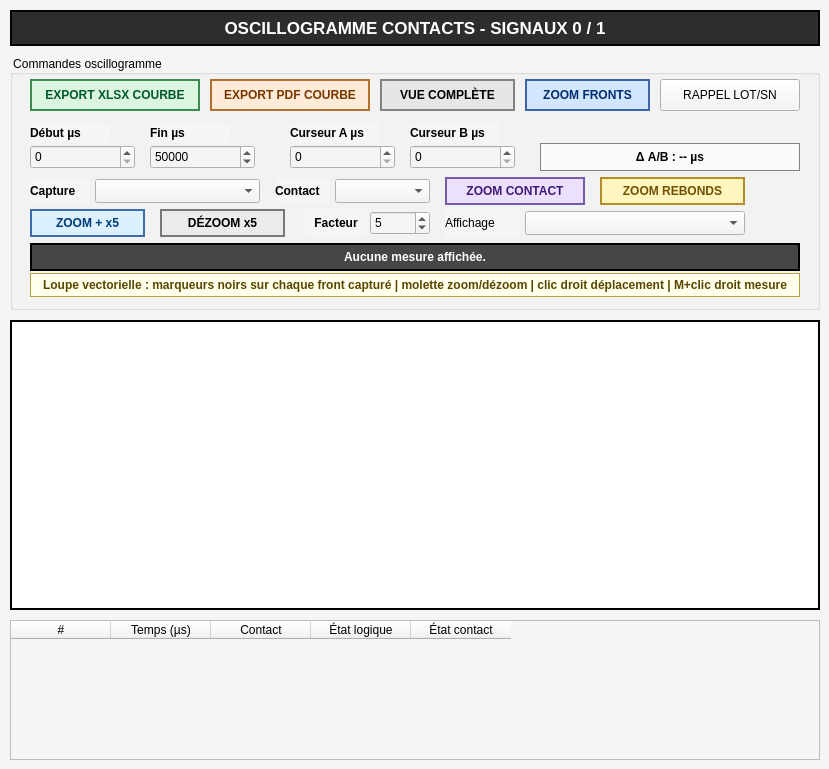
    <widget class="QWidget" name="tab_chrono_oscillo">
     <property name="styleSheet">
      <string>background-color: rgb(245,245,245);</string>
     </property>
     <attribute name="title">
      <string>Oscillogramme contacts</string>
     </attribute>
     <widget class="QLabel" name="label_oscillo_title">
      <property name="geometry">
       <rect>
        <x>10</x>
        <y>10</y>
        <width>810</width>
        <height>36</height>
       </rect>
      </property>
      <property name="styleSheet">
       <string>background-color: rgb(45,45,45); color: white; font-size: 13pt; font-weight: bold; border: 2px solid black;</string>
      </property>
      <property name="text">
       <string>OSCILLOGRAMME CONTACTS - SIGNAUX 0 / 1</string>
      </property>
      <property name="alignment">
       <set>Qt::AlignmentFlag::AlignCenter</set>
      </property>
     </widget>
     <widget class="QGroupBox" name="groupBox_oscillo_actions">
      <property name="geometry">
       <rect>
        <x>10</x>
        <y>55</y>
        <width>810</width>
        <height>255</height>
       </rect>
      </property>
      <property name="title">
       <string>Commandes oscillogramme</string>
      </property>
      <widget class="QPushButton" name="pushButton_oscillo_export_xlsx">
       <property name="geometry">
        <rect>
         <x>20</x>
         <y>24</y>
         <width>170</width>
         <height>32</height>
        </rect>
       </property>
       <property name="minimumSize">
        <size>
         <width>0</width>
         <height>32</height>
        </size>
       </property>
       <property name="styleSheet">
        <string>background-color: rgb(220,245,225); color: rgb(0,90,40); font-weight: bold; border: 2px solid rgb(60,140,80);</string>
       </property>
       <property name="text">
        <string>EXPORT XLSX COURBE</string>
       </property>
      </widget>
      <widget class="QPushButton" name="pushButton_oscillo_export_pdf">
       <property name="geometry">
        <rect>
         <x>200</x>
         <y>24</y>
         <width>160</width>
         <height>32</height>
        </rect>
       </property>
       <property name="minimumSize">
        <size>
         <width>0</width>
         <height>32</height>
        </size>
       </property>
       <property name="styleSheet">
        <string>background-color: rgb(255,235,215); color: rgb(120,55,0); font-weight: bold; border: 2px solid rgb(180,110,45);</string>
       </property>
       <property name="text">
        <string>EXPORT PDF COURBE</string>
       </property>
      </widget>
      <widget class="QPushButton" name="pushButton_oscillo_vue_complete">
       <property name="geometry">
        <rect>
         <x>370</x>
         <y>24</y>
         <width>135</width>
         <height>32</height>
        </rect>
       </property>
       <property name="styleSheet">
        <string>background-color: rgb(230,230,230); color: black; font-weight: bold; border: 2px solid rgb(130,130,130);</string>
       </property>
       <property name="text">
        <string>VUE COMPLÈTE</string>
       </property>
      </widget>
      <widget class="QPushButton" name="pushButton_oscillo_zoom_fronts">
       <property name="geometry">
        <rect>
         <x>515</x>
         <y>24</y>
         <width>125</width>
         <height>32</height>
        </rect>
       </property>
       <property name="styleSheet">
        <string>background-color: rgb(210,230,255); color: rgb(0,45,110); font-weight: bold; border: 2px solid rgb(60,100,170);</string>
       </property>
       <property name="text">
        <string>ZOOM FRONTS</string>
       </property>
      </widget>
      <widget class="QLabel" name="label_oscillo_status">
       <property name="geometry">
        <rect>
         <x>20</x>
         <y>188</y>
         <width>770</width>
         <height>28</height>
        </rect>
       </property>
       <property name="styleSheet">
        <string>background-color: rgb(70,70,70); color: white; font-weight: bold; border: 2px solid black;</string>
       </property>
       <property name="text">
        <string>Aucune mesure affichée.</string>
       </property>
       <property name="alignment">
        <set>Qt::AlignmentFlag::AlignCenter</set>
       </property>
      </widget>
      <widget class="QLabel" name="label_oscillo_zoom_start">
       <property name="geometry">
        <rect>
         <x>20</x>
         <y>68</y>
         <width>80</width>
         <height>20</height>
        </rect>
       </property>
       <property name="styleSheet">
        <string>font-weight: bold;</string>
       </property>
       <property name="text">
        <string>Début µs</string>
       </property>
      </widget>
      <widget class="QSpinBox" name="spinBox_oscillo_zoom_start_us">
       <property name="geometry">
        <rect>
         <x>20</x>
         <y>90</y>
         <width>105</width>
         <height>24</height>
        </rect>
       </property>
       <property name="maximum">
        <number>10000000</number>
       </property>
      </widget>
      <widget class="QLabel" name="label_oscillo_zoom_end">
       <property name="geometry">
        <rect>
         <x>140</x>
         <y>68</y>
         <width>80</width>
         <height>20</height>
        </rect>
       </property>
       <property name="styleSheet">
        <string>font-weight: bold;</string>
       </property>
       <property name="text">
        <string>Fin µs</string>
       </property>
      </widget>
      <widget class="QSpinBox" name="spinBox_oscillo_zoom_end_us">
       <property name="geometry">
        <rect>
         <x>140</x>
         <y>90</y>
         <width>105</width>
         <height>24</height>
        </rect>
       </property>
       <property name="maximum">
        <number>10000000</number>
       </property>
       <property name="value">
        <number>50000</number>
       </property>
      </widget>
      <widget class="QLabel" name="label_oscillo_cursor_a">
       <property name="geometry">
        <rect>
         <x>280</x>
         <y>68</y>
         <width>90</width>
         <height>20</height>
        </rect>
       </property>
       <property name="styleSheet">
        <string>font-weight: bold;</string>
       </property>
       <property name="text">
        <string>Curseur A µs</string>
       </property>
      </widget>
      <widget class="QSpinBox" name="spinBox_oscillo_cursor_a_us">
       <property name="geometry">
        <rect>
         <x>280</x>
         <y>90</y>
         <width>105</width>
         <height>24</height>
        </rect>
       </property>
       <property name="maximum">
        <number>10000000</number>
       </property>
      </widget>
      <widget class="QLabel" name="label_oscillo_cursor_b">
       <property name="geometry">
        <rect>
         <x>400</x>
         <y>68</y>
         <width>90</width>
         <height>20</height>
        </rect>
       </property>
       <property name="styleSheet">
        <string>font-weight: bold;</string>
       </property>
       <property name="text">
        <string>Curseur B µs</string>
       </property>
      </widget>
      <widget class="QSpinBox" name="spinBox_oscillo_cursor_b_us">
       <property name="geometry">
        <rect>
         <x>400</x>
         <y>90</y>
         <width>105</width>
         <height>24</height>
        </rect>
       </property>
       <property name="maximum">
        <number>10000000</number>
       </property>
      </widget>
      <widget class="QLabel" name="label_oscillo_delta">
       <property name="geometry">
        <rect>
         <x>530</x>
         <y>88</y>
         <width>260</width>
         <height>28</height>
        </rect>
       </property>
       <property name="styleSheet">
        <string>background-color: rgb(250,250,250); color: black; font-weight: bold; border: 1px solid rgb(130,130,130);</string>
       </property>
       <property name="text">
        <string>Δ A/B : -- µs</string>
       </property>
       <property name="alignment">
        <set>Qt::AlignmentFlag::AlignCenter</set>
       </property>
      </widget>
      <widget class="QLabel" name="label_oscillo_capture">
       <property name="geometry">
        <rect>
         <x>20</x>
         <y>124</y>
         <width>60</width>
         <height>24</height>
        </rect>
       </property>
       <property name="styleSheet">
        <string>font-weight: bold;</string>
       </property>
       <property name="text">
        <string>Capture</string>
       </property>
      </widget>
      <widget class="QComboBox" name="comboBox_oscillo_capture">
       <property name="geometry">
        <rect>
         <x>85</x>
         <y>124</y>
         <width>165</width>
         <height>24</height>
        </rect>
       </property>
      </widget>
      <widget class="QLabel" name="label_oscillo_contact">
       <property name="geometry">
        <rect>
         <x>265</x>
         <y>124</y>
         <width>55</width>
         <height>24</height>
        </rect>
       </property>
       <property name="styleSheet">
        <string>font-weight: bold;</string>
       </property>
       <property name="text">
        <string>Contact</string>
       </property>
      </widget>
      <widget class="QComboBox" name="comboBox_oscillo_contact">
       <property name="geometry">
        <rect>
         <x>325</x>
         <y>124</y>
         <width>95</width>
         <height>24</height>
        </rect>
       </property>
      </widget>
      <widget class="QPushButton" name="pushButton_oscillo_zoom_contact">
       <property name="geometry">
        <rect>
         <x>435</x>
         <y>122</y>
         <width>140</width>
         <height>28</height>
        </rect>
       </property>
       <property name="styleSheet">
        <string>background-color: rgb(235,225,255); color: rgb(65,25,120); font-weight: bold; border: 2px solid rgb(120,90,170);</string>
       </property>
       <property name="text">
        <string>ZOOM CONTACT</string>
       </property>
      </widget>
      <widget class="QPushButton" name="pushButton_oscillo_zoom_rebonds">
       <property name="geometry">
        <rect>
         <x>590</x>
         <y>122</y>
         <width>145</width>
         <height>28</height>
        </rect>
       </property>
       <property name="styleSheet">
        <string>background-color: rgb(255,245,190); color: rgb(115,80,0); font-weight: bold; border: 2px solid rgb(180,140,40);</string>
       </property>
       <property name="text">
        <string>ZOOM REBONDS</string>
       </property>
      </widget>
      <widget class="QPushButton" name="pushButton_oscillo_zoom_in">
       <property name="geometry">
        <rect>
         <x>20</x>
         <y>154</y>
         <width>115</width>
         <height>28</height>
        </rect>
       </property>
       <property name="styleSheet">
        <string>background-color: rgb(220,240,255); color: rgb(0,60,120); font-weight: bold; border: 2px solid rgb(60,110,170);</string>
       </property>
       <property name="text">
        <string>ZOOM + x5</string>
       </property>
      </widget>
      <widget class="QPushButton" name="pushButton_oscillo_zoom_out">
       <property name="geometry">
        <rect>
         <x>150</x>
         <y>154</y>
         <width>125</width>
         <height>28</height>
        </rect>
       </property>
       <property name="styleSheet">
        <string>background-color: rgb(235,235,235); color: black; font-weight: bold; border: 2px solid rgb(120,120,120);</string>
       </property>
       <property name="text">
        <string>DÉZOOM x5</string>
       </property>
      </widget>
      <widget class="QLabel" name="label_oscillo_zoom_factor">
       <property name="geometry">
        <rect>
         <x>295</x>
         <y>154</y>
         <width>62</width>
         <height>28</height>
        </rect>
       </property>
       <property name="styleSheet">
        <string>font-weight: bold;</string>
       </property>
       <property name="text">
        <string>Facteur</string>
       </property>
       <property name="alignment">
        <set>Qt::AlignmentFlag::AlignCenter</set>
       </property>
      </widget>
      <widget class="QSpinBox" name="spinBox_oscillo_zoom_factor">
       <property name="geometry">
        <rect>
         <x>360</x>
         <y>156</y>
         <width>60</width>
         <height>24</height>
        </rect>
       </property>
       <property name="minimum">
        <number>2</number>
       </property>
       <property name="maximum">
        <number>100</number>
       </property>
       <property name="value">
        <number>5</number>
       </property>
      </widget>
      <widget class="QLabel" name="label_oscillo_vectoriel_info">
       <property name="geometry">
        <rect>
         <x>20</x>
         <y>218</y>
         <width>770</width>
         <height>24</height>
        </rect>
       </property>
       <property name="styleSheet">
        <string>background-color: rgb(255,255,235); color: rgb(90,70,0); font-weight: bold; border: 1px solid rgb(180,160,60);</string>
       </property>
       <property name="text">
        <string>Loupe vectorielle : marqueurs noirs sur chaque front capturé | molette zoom/dézoom | clic droit déplacement | M+clic droit mesure</string>
       </property>
       <property name="alignment">
        <set>Qt::AlignmentFlag::AlignCenter</set>
       </property>
      </widget>
      <widget class="QPushButton" name="pushButton_oscillo_load_saved">
       <property name="geometry">
        <rect>
         <x>650</x>
         <y>24</y>
         <width>140</width>
         <height>32</height>
        </rect>
       </property>
       <property name="text">
        <string>RAPPEL LOT/SN</string>
       </property>
      </widget>
      <widget class="QLabel" name="label_oscillo_display_mode">
       <property name="geometry">
        <rect>
         <x>435</x>
         <y>154</y>
         <width>75</width>
         <height>28</height>
        </rect>
       </property>
       <property name="text">
        <string>Affichage</string>
       </property>
      </widget>
      <widget class="QComboBox" name="comboBox_oscillo_display_mode">
       <property name="geometry">
        <rect>
         <x>515</x>
         <y>156</y>
         <width>220</width>
         <height>24</height>
        </rect>
       </property>
      </widget>
     </widget>
     <widget class="QWidget" name="widget_oscillo_canvas">
      <property name="geometry">
       <rect>
        <x>10</x>
        <y>320</y>
        <width>810</width>
        <height>290</height>
       </rect>
      </property>
      <property name="styleSheet">
       <string>background-color: white; border: 2px solid black;</string>
      </property>
     </widget>
     <widget class="QTableWidget" name="tableWidget_oscillo_points">
      <property name="geometry">
       <rect>
        <x>10</x>
        <y>620</y>
        <width>810</width>
        <height>140</height>
       </rect>
      </property>
      <property name="editTriggers">
       <set>QAbstractItemView::EditTrigger::NoEditTriggers</set>
      </property>
      <column>
       <property name="text">
        <string>#</string>
       </property>
      </column>
      <column>
       <property name="text">
        <string>Temps (µs)</string>
       </property>
      </column>
      <column>
       <property name="text">
        <string>Contact</string>
       </property>
      </column>
      <column>
       <property name="text">
        <string>État logique</string>
       </property>
      </column>
      <column>
       <property name="text">
        <string>État contact</string>
       </property>
      </column>
     </widget>
    </widget>
